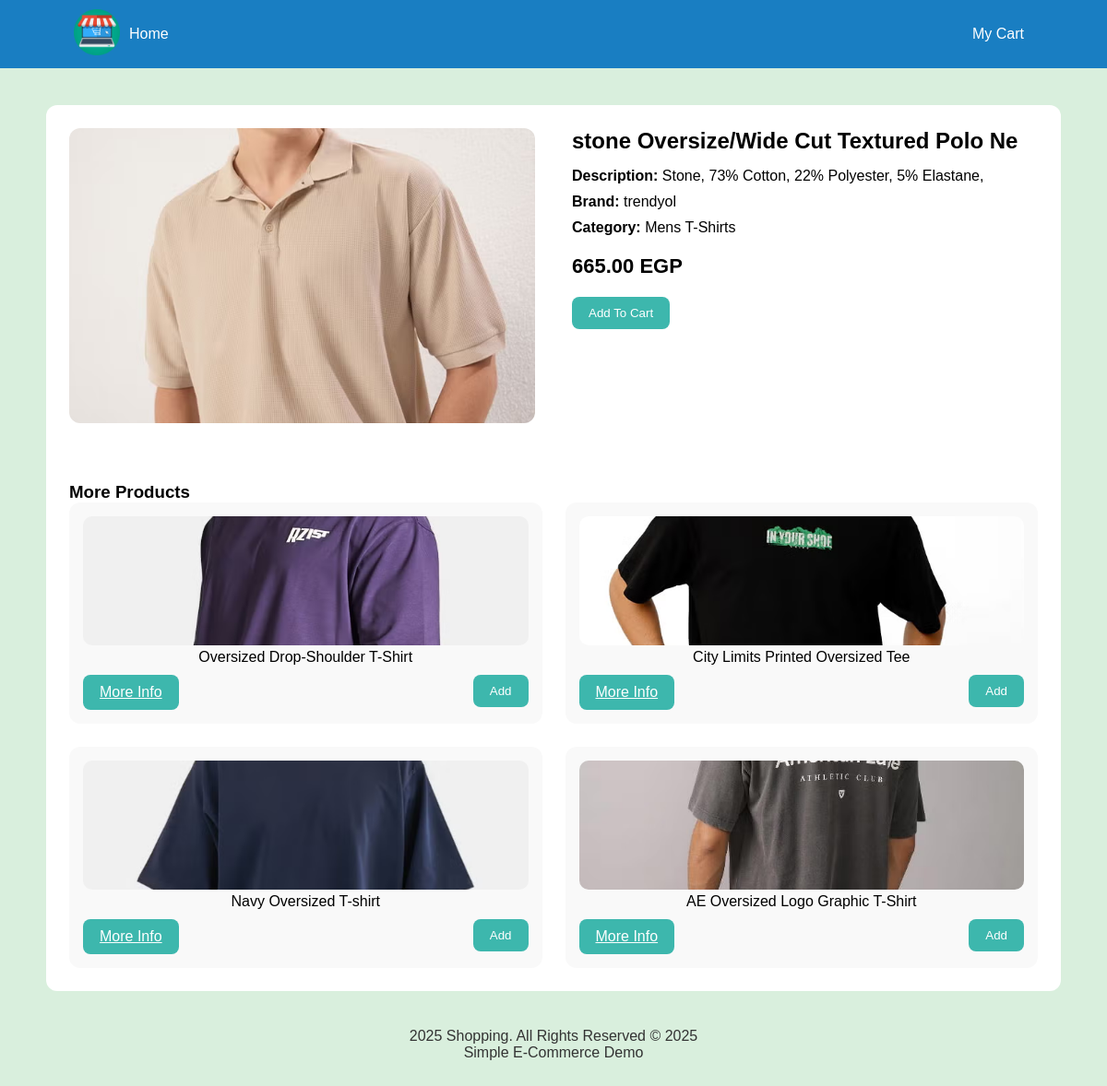
Page /info.php?id=2 on the committed database.
### tables this page shows
CREATE TABLE `images` (
  `id_P` int(30) NOT NULL,
  `image_1` varchar(200) NOT NULL,
  `image_2` varchar(200) NOT NULL,
  `image_3` varchar(200) NOT NULL
);

CREATE TABLE `products` (
  `id_P` int(20) NOT NULL,
  `name` varchar(40) NOT NULL,
  `describtion` varchar(150) NOT NULL,
  `price` decimal(15,2) NOT NULL,
  `brand` varchar(30) NOT NULL,
  `category` varchar(30) NOT NULL
);

### info.php (the view, shortened to what this page needs)
<?php
$conn = mysqli_connect("localhost:3307", "root", "", "ecommerce_db");
if (isset($_POST['info'])) {
    $id = $_POST['info'];
} elseif (isset($_GET['id'])) {
    $id = $_GET['id'];
} else {
    die("No Product");
}
$id = mysqli_real_escape_string($conn, $id);
$productQuery = "
SELECT p.*, i.image_1, i.image_2, i.image_3
FROM products p
LEFT JOIN images i ON p.id_P = i.id_P
WHERE p.id_P = '$id'
";
$productResult = mysqli_query($conn, $productQuery);
$product = mysqli_fetch_assoc($productResult);
$moreQuery = "
SELECT p.id_P, p.name, i.image_1
FROM products p
LEFT JOIN images i ON p.id_P = i.id_P
WHERE p.id_P != '$id'
LIMIT 4
";
$more = mysqli_query($conn, $moreQuery);
?>
<!DOCTYPE html>
<html lang="en">
<head>
    <link rel="stylesheet" href="styles/info_style.css">
</head>
<body>
    <div class="navbar">
        <a class="navbar-brand" href="index.php">
            <img src="images/icons/logo.png" alt="" width="50" height="50" class="rounded-5">
        </a>
        <div class="nav-links">
            <a href="index.php">Home</a>
            <a href="mycart.php">My Cart</a>
        </div>
    </div>
    <div class="container">
        <div class="product-details">
            <div class="product-image">
                <img id="sliderImg" src="<?= htmlspecialchars($product['image_1']) ?>"
                    data-img1="<?= htmlspecialchars($product['image_1']) ?>"
                    data-img2="<?= htmlspecialchars($product['image_2']) ?>"
                    data-img3="<?= htmlspecialchars($product['image_3']) ?>">
            </div>
            <div class="product-info">
                <h2><?= htmlspecialchars($product['name']) ?></h2>
                <p><strong>Description:</strong> <?= htmlspecialchars($product['describtion']) ?></p>
                <p><strong>Brand:</strong> <?= htmlspecialchars($product['brand']) ?></p>
                <p><strong>Category:</strong> <?= htmlspecialchars($product['category']) ?></p>
                <div class="price"><?= htmlspecialchars($product['price']) ?> EGP</div>
                <form method="post" action="cartBack.php">
                    <button type="submit" name="cart" value="<?= $product['id_P'] ?>" class="btn">
                        Add To Cart
                    </button>
                </form>
            </div>
        </div>
        <div class="more-products">
            <h3>More Products</h3>
            <div class="products-grid">
                <?php while ($row = mysqli_fetch_assoc($more)) { ?>
                    <div class="product-card">
                        <div class="img-box">
                            <img src="<?= htmlspecialchars($row['image_1']) ?>">
                        </div>
                        <p><?= htmlspecialchars($row['name']) ?></p>
                        <div class="card-buttons">
                            <a href="info.php?id=<?= $row['id_P'] ?>" class="btn">More Info</a>
                            <form method="post" action="cartBack.php">
                                <button type="submit" name="cart" value="<?= $row['id_P'] ?>" class="btn">
                                    Add
                                </button>
                            </form>
                        </div>
                    </div>
                <?php } ?>
            </div>
        </div>
    </div>
    <footer class="footer">
        <p> 2025 Shopping. All Rights Reserved © 2025</p>
        <p>Simple E-Commerce Demo</p>
    </footer>
</body>
</html>

### styles/info_style.css (style rules this page uses)
:root { --blue: #197ec2; --green: #3db7ad; --pink: #f6b1ce; --bg: #d9efdd; }
* { box-sizing: border-box; font-family: Arial, sans-serif; margin: 0; padding: 0; }
body { background: var(--bg); }
.navbar { background: var(--blue); padding: 10px 80px; display: flex; justify-content: space-between; color: white; }
.nav-links { display: flex; margin: auto 0; width: 100%; padding: 0 10px; justify-content: space-between; }
.nav-links a { color: white; text-decoration: none; }
.container { max-width: 1100px; margin: 40px auto; background: white; padding: 25px; border-radius: 12px; }
.product-details { display: grid; grid-template-columns: 1fr 1fr; gap: 40px; }
.product-image img { width: 100%; height: 320px; object-fit: cover; border-radius: 12px; }
.product-info h2 { margin-bottom: 15px; }
.product-info p { margin-bottom: 10px; }
.price { font-size: 22px; margin: 20px 0; font-weight: bold; }
.btn { background: var(--green); border: none; padding: 10px 18px; border-radius: 8px; color: white; cursor: pointer; }
.more-products { margin-top: 60px; }
.products-grid { display: grid; grid-template-columns: repeat(2, 1fr); gap: 25px; }
.product-card { background: #f9f9f9; padding: 15px; border-radius: 12px; text-align: center; }
.img-box img { width: 100%; height: 140px; object-fit: cover; border-radius: 10px; }
.card-buttons { display: flex; justify-content: space-between; margin-top: 10px; }
.footer { text-align: center; margin: 40px 0; color: #333; }

### rows in the picture
images: image_2 (picture), id_P.name "stone Oversize/Wide Cut Textured Polo Ne", id_P.describtion "Stone, 73% Cotton, 22% Polyester, 5% Elastane,", id_P.brand "trendyol", id_P.category "Mens T-Shirts", id_P.price "665.00"
images: image_1 (picture), id_P.name "Oversized Drop-Shoulder T-Shirt"
images: image_1 (picture), id_P.name "City Limits Printed Oversized Tee"
images: image_1 (picture), id_P.name "Navy Oversized T-shirt"
images: image_1 (picture), id_P.name "AE Oversized Logo Graphic T-Shirt"
